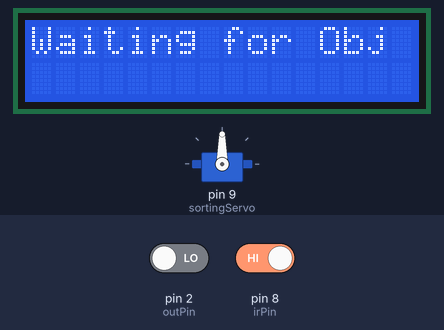
Bench run of a sketch on a simulated Arduino Uno, built with avr-gcc and run on an emulated ATmega328P. Shown: 16×2 character LCD, servo. Inputs (shaded band) come from the test bench; at power-on: pin 8 (irPin) HIGH, pin 2 (outPin) LOW. What the sketch prints to the serial monitor is not drawn.

Above: at 6.2 s.
6.3 s: pin 8 (irPin) driven LOW
At 7.5 s:
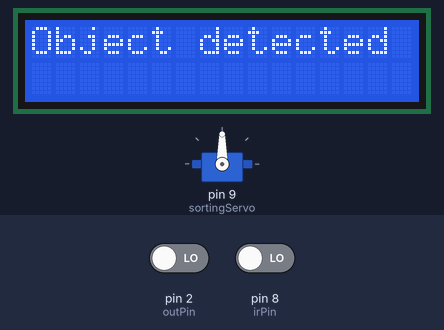
8.1 s: pin 8 (irPin) driven HIGH
At 10.8 s:
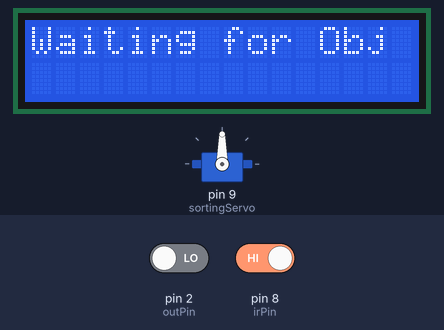
Timing chart, 0 to 12.3 s (numbered marks = the images above; inputs shaded):
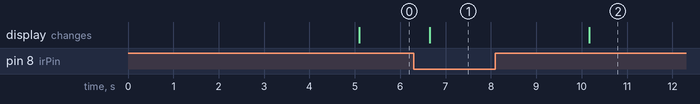

Measured:
- after the input at 6.3 s, the display: changes after 0.35 s (image 1)
- after the input at 8.1 s, the display: changes after 2.1 s (image 2)

The sketch:

code_for_all.ino
```cpp
#include <Wire.h>
#include <LiquidCrystal_I2C.h>
#include <Servo.h>

// LCD Address 0x27 is common, change if yours is different
LiquidCrystal_I2C lcd(0x27, 16, 2);

Servo sortingServo;

// TCS3200 Pins
int s0 = 4;
int s1 = 5;
int s2 = 6;
int s3 = 7;
int outPin = 2;

// IR sensor pin
int irPin = 8;

// Servo positions for sorting (adjust based on your setup)
int posNeutral = 90;
int posRed = 45;
int posGreen = 135;
int posBlue = 0;

void setup()
 {
  pinMode(s0, OUTPUT);
  pinMode(s1, OUTPUT);
  pinMode(s2, OUTPUT);
  pinMode(s3, OUTPUT);
  pinMode(outPin, INPUT);
  pinMode(irPin, INPUT);

  Serial.begin(9600);
  lcd.init();
  lcd.backlight();

  // Frequency scaling 20%
  digitalWrite(s0, HIGH);
  digitalWrite(s1, LOW);

  sortingServo.attach(9);
  sortingServo.write(posNeutral);

  lcd.setCursor(0,0);
  lcd.print("Color Sorting");
  delay(5000);
  lcd.clear();
}

void loop()
{
  if (digitalRead(irPin) == LOW)
   {  // Object detected by IR sensor
    lcd.clear();
    lcd.setCursor(0,0);
    lcd.print("Object detected");

    // Read Red
    digitalWrite(s2, LOW);
    digitalWrite(s3, LOW);
    int red = pulseIn(outPin, LOW);

    // Read Green
    digitalWrite(s2, HIGH);
    digitalWrite(s3, HIGH);
    int green = pulseIn(outPin, LOW);

    // Read Blue
    digitalWrite(s2, LOW);
    digitalWrite(s3, HIGH);
    int blue = pulseIn(outPin, LOW);

    Serial.print("R:");
    Serial.print(red);
    Serial.print(" G:");
    Serial.print(green);
    Serial.print(" B:");
    Serial.println(blue);

    lcd.setCursor(0,1);

    // Decide color - lower pulse = stronger color intensity
    if (red < green && red < blue)
     {
      Serial.println("Red object detected");
      lcd.print("Red Detected");
      sortingServo.write(posRed);
    }

    else if (green < red && green < blue)
    {
      Serial.println("Green object detected");
      lcd.print("Green Detected");
      sortingServo.write(posGreen);
    }

    else if (blue < red && blue < green)
     {
      Serial.println("Blue object detected");
      lcd.print("Blue Detected");
      sortingServo.write(posBlue);
    }
  }


  else
   {
    lcd.clear();
    lcd.setCursor(0,0);
    lcd.print("Waiting for Obj");
    sortingServo.write(posNeutral);
  }

  delay(500);
}
```
